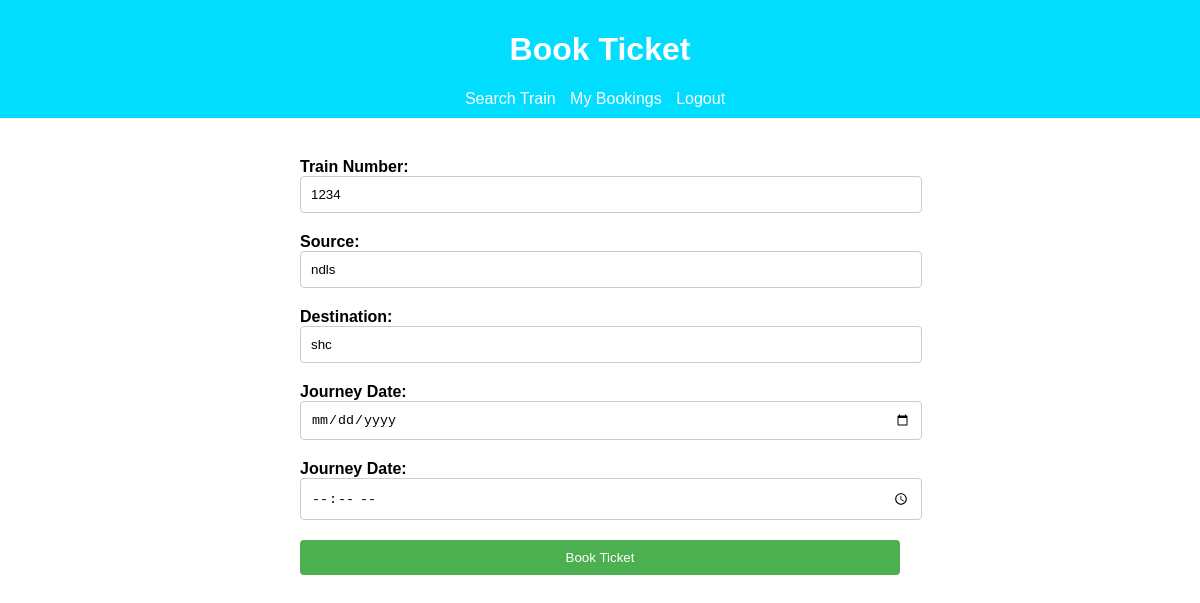
Screenshot of /core/booking/1234/ with the database file from the repository.
### core/models.py (models this page shows)
class Train(models.Model):
    train_number = models.CharField(max_length=100)
    source = models.CharField(max_length=100)
    destination = models.CharField(max_length=100)
    departure_time = models.TimeField()
    arrival_time = models.TimeField()

### core/views.py (the view, shortened to what this page needs)
# urls.py: path('booking/<str:train_number>/', book_ticket, name='booking'),
def book_ticket(request, train_number):
    train = Train.objects.get(train_number=train_number)
    return render(request, 'booking.html', {'train': train, 'source': train.source, 'destination': train.destination})

### templates/booking.html (shortened to what this page needs)
<!DOCTYPE html>
<html>
<head>
</head>
<body>
    <header>
        <h1>Book Ticket</h1>
        <nav>
            <ul>
                <li><a href="{% url 'core:train_search' %}">Search Train</a></li>
                <li><a href="{% url 'core:my_bookings' %}">My Bookings</a></li>
                <li><a href="{% url 'users:logout' %}">Logout</a></li>
            </ul>
        </nav>
    </header>
    <div class="container">
        <form method="POST" action="{% url 'core:booking' train_number=train.train_number %}">
            <div class="form-group">
                <label for="train_number">Train Number:</label>
                <input type="text" id="train_number" name="train" value="{{train.train_number}}" class="form-control"
                    placeholder="Enter train number">
            </div>
            <div class="form-group">
                <label for="source">Source:</label>
                <input type="text" id="source" name="source" value="{{source}}" class="form-control"
                    placeholder="Enter source station">
            </div>
            <div class="form-group">
                <label for="destination">Destination:</label>
                <input type="text" id="destination" name="destination" value="{{destination}}" class="form-control"
                    placeholder="Enter destination station">
            </div>
            <div class="form-group">
                <label for="journey_date">Journey Date:</label>
                <input type="date" id="journey_date" name="journey_date" class="form-control"
                    placeholder="Enter journey date">
            </div>
            <div class="form-group">
                <label for="journey_time">Journey Date:</label>
                <input type="time" id="journey_time" name="journey_time" class="form-control"
                    placeholder="Enter journey time">
            </div>
            <button type="submit" class="btn">Book Ticket</button>
        </form>
    </div>
</body>
</html>

### templates/booking.html (style rules this page uses)
body { font-family: Arial, sans-serif; margin: 0; padding: 0; }
header { background-color: rgb(0, 221, 255); color: #fff; padding: 10px; text-align: center; }
nav ul { list-style-type: none; padding: 0; margin: 0; }
nav ul li { display: inline-block; margin-right: 10px; }
nav ul li a { color: #fff; text-decoration: none; }
.container { max-width: 600px; margin: 0 auto; padding: 20px; }
h1 { text-align: center; }
form { margin-top: 20px; }
.form-group { margin-bottom: 20px; }
label { display: block; font-weight: bold; }
.form-control { width: 100%; padding: 10px; border: 1px solid #ccc; border-radius: 4px; }
.btn { display: block; margin-top: 20px; padding: 10px 20px; width: 100%; background-color: #4CAF50; color: white; border: none; border-radius: 4px; cursor: pointer; }

### rows the page displays
Train: train "1234", source "ndls", destination "shc"
